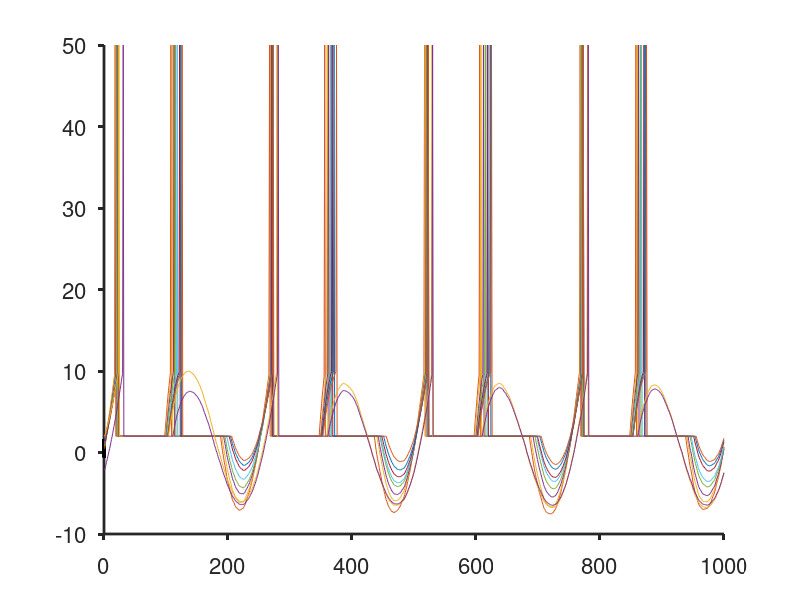
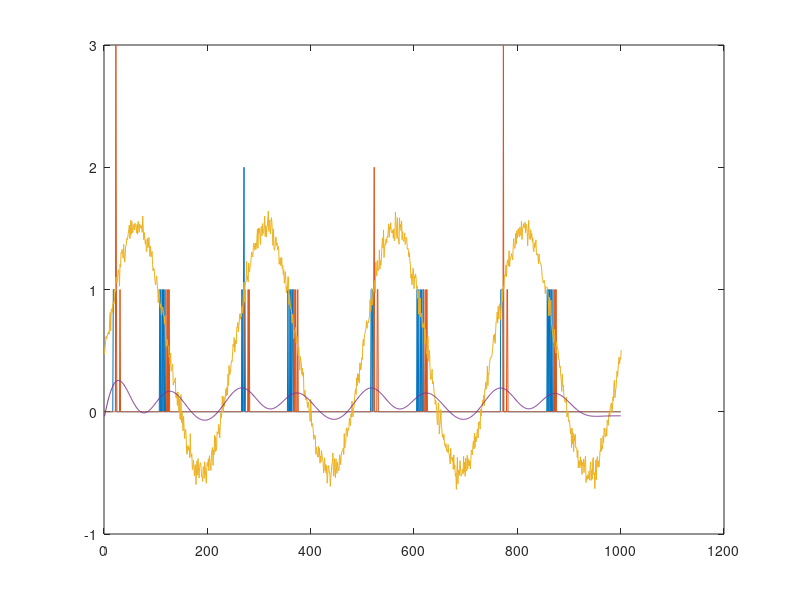

The MATLAB source for these figures, in order: (Note: this script raises an error after producing the figures.)
%% Create 10 Integrate-Fire neurons with a sinusoidal input current with slightly different characteristics
% Created Dan Feeney Jan, 2017

clear
rng(10)
% input current
f = 4; %Frequency of waveform
f2 = 3;
% capacitance and leak resistance
C = [1:0.1:1.9]; % nF
R = [35:1:44]; % mohms

% I & F implementation dV/dt = - V/RC + I/C
% Using h = 1 ms step size, Euler method

y = [0:1/1000:1];
A = 1;
I = A*sin(f*2*pi*y) + 0.5; I = awgn(I,25);
I2 = A*sin(f2*2*pi*y) + 0.5; I2 = awgn(I2,25);
plot(y,I,'color',[0 0 0],'linewidth',2); hold on; plot(y,I2,'--k','linewidth',2)
set(gca,'TickDir', 'out','LineWidth',2,'TickDir','out','FontSize',16);
box off
set(gcf,'color','w')

V = 0;
V2 = 0;
tstop = 1000;

abs_ref = 80; % absolute refractory period 
ref = 0; % absolute refractory period counter
ref2 = 0; %counter neuron 2
V_trace = []; % voltage trace for plotting
V_th = 10; % spike threshold
V_peak = 50; %Spike height

%% Run through time for neuron 1, then for neuron 2
for neurons = 1:10
    
    for t = 1:tstop
        
        if ~ref
            V = V - (V/(R(neurons)*C(neurons))) + (I(t)/C(neurons));
            V2 = V2 - (V2/(R(neurons)*C(neurons))) + (I(t)/C(neurons));
        else
            ref = ref - 1;
            V = 0.2*V_th; % reset voltage
        end
        
        if (V > V_th)
            V = V_peak;  % Discharge AP
            ref = abs_ref; % set refractory counter
        end
        
        V_trace = [V_trace V];
        
    end
end

V_out = zeros(10,1000);
for B = 1:10
    j = (B-1)*1000;
    V_out(B,:) = V_trace(j+1:1000*B); 
end
%Plot the discharge times of the 10 units
for jj = 1:10
plot(V_out(jj,:))
hold on
end
hold off
figure % TMM added
ind = zeros(10,1000); %Preallocate binary vector of discharge instances
for l = 1:10
    ind(l,:) = (V_out(l,:) == 50); %Return the indices where neuron 1 discharged an AP.    
end
% MarkerFormat = struct()
%               MarkerFormat.Color = [0 0 0];
% plotSpikeRaster(logical(ind), 'plottype','scatter','markerformat',MarkerFormat)
% box off
% set(gcf,'color','w')
% set(gca,'TickDir', 'out','LineWidth',2,'TickDir','out','FontSize',16);

%% Make a cumulative spike train for groups of 5 units
CST1 = sum(ind(1:5,:),1);
CST2 = sum(ind(6:10,:),1);
CSTtot = sum(ind,1);

plot(CST1); hold on; plot(CST2); plot(I);
%% Low pass filter the CST
fc = 10;  %cutoff freq
fn = 1000/2; %For kinetic data at 100Hz
[b,a]=butter(6,fc/fn,'low');
new_cst = filtfilt(b,a,CSTtot);
plot(new_cst)

[s4 c4 ph ci phi]= cmtm(new_cst,I(1:1000),0.01,8,0,0,1);
plot(s4,c4); xlim([0 10])
%save('coher.mat','s4','c4','-append')
save('coher.mat','s4','c4')
%plot(xs); hold on; plot(b);
%%% TMM: commented out 100-123 at D Feeney's suggestion
% 
% [s c ph ci phi] = cmtm(xs,b,0.01,8,0,0,1);
% s2 = s; c2= c;
% save('coher.mat','s2','c2','-append')
% xs2 = params.model.Xpca(1,:);
% save('xs.mat','xs2','-append')
% load('xs.mat')
%   %% Make into sequence for PLDS model & plot
% seq = struct();
% seq.y = double(ind);
% seq.T = 1000;
% %seq.u = ones(2,1000).*0.5;
% % 
% plot(params.model.Xpca(1,:),'LineWidth',2,'Color',[0 0 0]); hold on
% plot(xs,'k','LineWidth',2); hold on; plot(xs2,'--')
% %hold on
% %plot(downsample(I,10),'LineWidth',2,'Color',[0.25 0.25 0.25])
% %plot(CST1,'LineWidth',2,'Color',[0 0 0])
% % hold on
% %plot(CST2,'LineWidth',2,'Color',[0 0 0])
% box off
% set(gcf,'color','w')
% set(gca,'TickDir', 'out','LineWidth',2,'TickDir','out','FontSize',16);
% xlim([0 100])
% 
%%% TMM below has error
% mscohere(params.model.Xpca,downsample(I(1:1000),10),[],[],[],100)
set(gcf,'color','w')
set(gca,'TickDir', 'out','LineWidth',2,'TickDir','out','FontSize',16);
grid off
box off

ci(1:10) = 0.41;
figure %% TMM: missing s3: plot(s3,c3,'k','linewidth',2)
hold on
plot(s4,c4,'--k','linewidth',2)
plot(ci,'--k','linewidth',2)
box off
set(gcf,'color','w')
set(gca,'TickDir', 'out','LineWidth',2,'TickDir','out','FontSize',16);
xlim([1 10])

figure; plot(I, 'k')
hold on
plot(I2,'k-')
box off
set(gcf,'color','w')
set(gca,'TickDir', 'out','LineWidth',2,'TickDir','out','FontSize',16);
xlim([0 1000])
